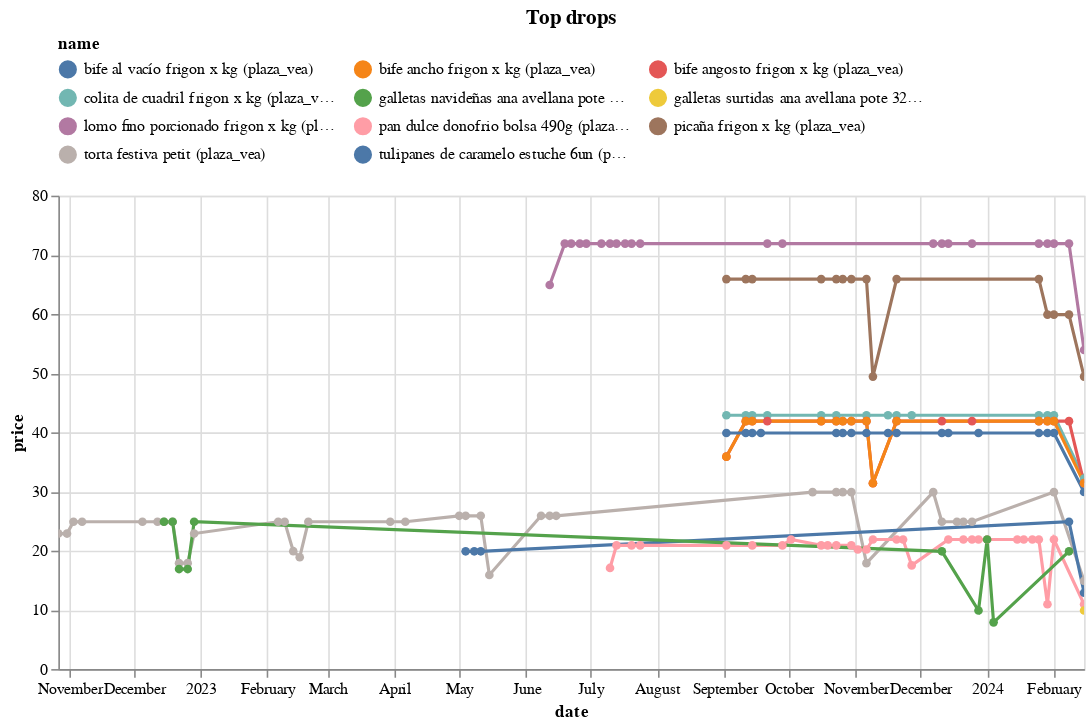

Notebook source saved alongside this figure:
### Code cell
(top_changes_abs
 .sort_values('change')
 .head(10)
 .pipe(plot_changes, 'Top drops')
)

### Figure 1 — Vega-Lite specification as saved in the notebook (floating-point values rounded to 4 significant figures; data arrays with more than 128 entries replaced by an {"elided": "..."} marker saying what was removed)
{"config": {"view": {"continuousWidth": 300, "continuousHeight": 300}, "legend": {"columns": 3, "orient": "top"}}, "data": {"name": "data-fc9d05b3be647b7e3dcb7ed149e1ba45"}, "mark": {"type": "line", "point": true}, "encoding": {"color": {"field": "name", "scale": {"domain": ["bife al vacío frigon x kg (plaza_vea)", "bife ancho frigon x kg (plaza_vea)", "bife angosto frigon x kg (plaza_vea)", "colita de cuadril frigon x kg (plaza_vea)", "galletas navideñas ana avellana pote 320g (plaza_vea)", "galletas surtidas ana avellana pote 320g (plaza_vea)", "lomo fino porcionado frigon x kg (plaza_vea)", "pan dulce donofrio bolsa 490g (plaza_vea)", "picaña frigon x kg (plaza_vea)", "torta festiva petit (plaza_vea)", "tulipanes de caramelo estuche 6un (plaza_vea)"]}, "type": "nominal"}, "tooltip": [{"field": "name", "type": "nominal"}, {"field": "price", "type": "quantitative"}, {"field": "last_price", "type": "quantitative"}], "x": {"field": "date", "type": "temporal"}, "y": {"field": "price", "type": "quantitative"}}, "params": [{"name": "param_9", "select": {"type": "point", "fields": ["name"]}, "bind": "legend"}, {"name": "param_10", "select": {"type": "interval", "encodings": ["x", "y"]}, "bind": "scales"}], "title": "Top drops", "transform": [{"filter": {"param": "param_9"}}], "width": 650, "$schema": "https://vega.github.io/schema/vega-lite/v5.16.3.json", "datasets": {"data-fc9d05b3be647b7e3dcb7ed149e1ba45": {"elided": "183 records"}}}
